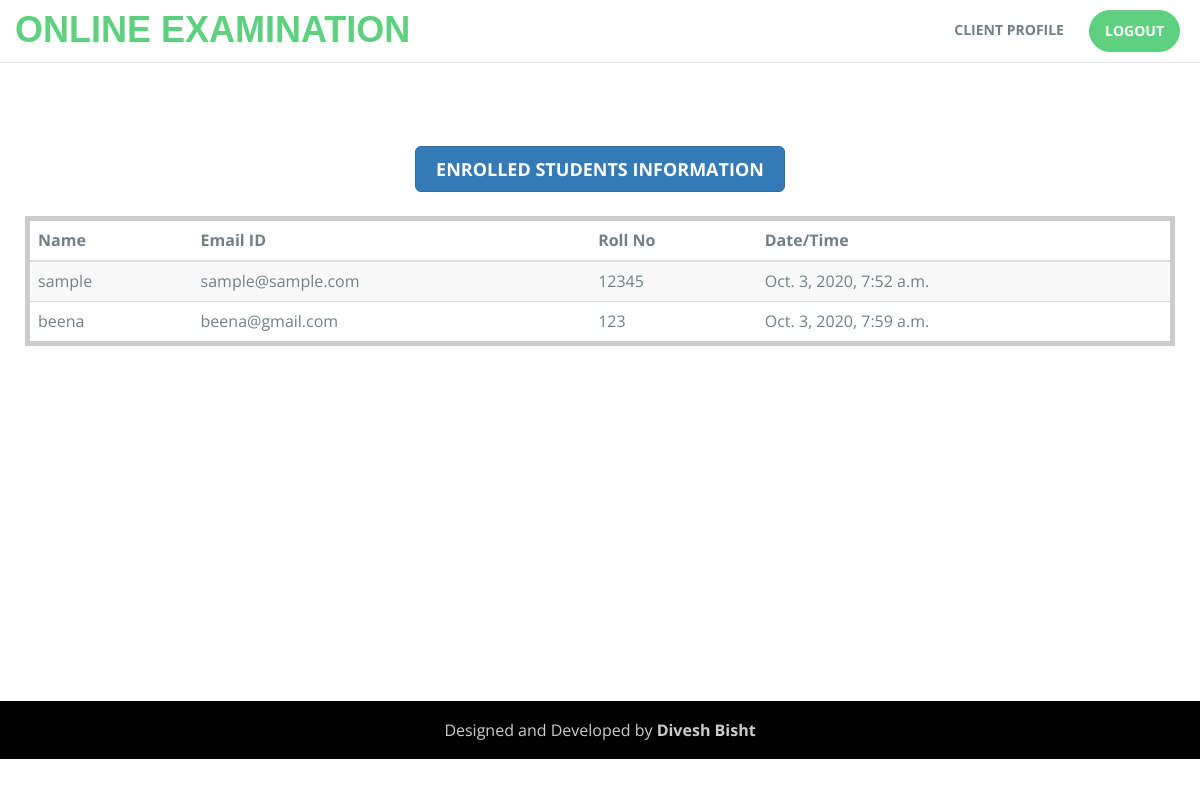
The app's page /studentinfo (signed in) with its own data.
### myapp/models.py (models this page shows, shortened)
class studentProfile(models.Model):
    name = models.CharField(max_length=100)
    email = models.CharField(max_length=120, unique=True)
    password = models.CharField(max_length=50, default=None)
    rollno = models.CharField(max_length=50, default=None)
    client = models.CharField(max_length=50, default=None)
    date = models.DateTimeField(default=timezone.now, blank=True)

### myapp/views.py (the view)
# urls.py: path('studentinfo', views.studentinfo, name='studentinfo'),
def studentinfo(request):
	try:
		uid = request.session['user_id']
		client1 = clientProfile.objects.get(pk=uid)
		stuInfo = studentProfile.objects.filter(client=uid)
		return render(request, 'myapp/studentinfo.html', {'client_id': client1, 'stuInfo': stuInfo})
	except:
		return HttpResponse("Something went wrong")

### myapp/templates/myapp/studentinfo.html (shortened to what this page needs)
<!doctype html> {% load static %}
<html class="no-js" lang="en">
<head>
    <link rel="stylesheet" href="https://maxcdn.bootstrapcdn.com/bootstrap/3.3.7/css/bootstrap.min.css"
>
    <link rel="stylesheet" href="{% static 'css/style1.css' %}" type="text/css" />
    <link rel="stylesheet" href="{% static 'css/imagehover.min.css' %}" type="text/css" />
</head>
<body style="height: 100%">
    <div style="min-height: 87.6%">
       <nav class="navbar navbar-default navbar-static-top">
            <div class="container">
                <div class="navbar-header">
                    <a class="navbar-brand" href="/">ONLINE EXAMINATION</a>
                </div>
                <div class="collapse navbar-collapse" id="myNavbar">
                    <ul class="nav navbar-nav navbar-right">
                        <li><a href="/clienthome">CLIENT PROFILE</a></li>
                        <li class="btn-trial"><a href="/clientlogout">LOGOUT</a></li>
                    </ul>
                </div>
            </div>
        </nav>
        <br>
        <div class="container" style="background: #fff;padding: 10px;border-radius:5px">
            <br>
            <br>
            <center>
                <a class="btn btn-primary btn-lg"><b>ENROLLED STUDENTS INFORMATION</b></a>
            </center>
            <br>
            <table class="table table-striped" style="max-height: 400px;overflow: auto;border:5px solid #ccc">
                <thead>
                    <tr>
                        <th>Name</th>
                        <th>Email ID</th>
                        <th>Roll No</th>
                        <th>Date/Time</th>
                    </tr>
                </thead>
                {% for i in stuInfo %}
                <tr>
                    <td>{{ i.name }}</td>
                    <td>{{ i.email }}</td>
                    <td>{{ i.rollno }}</td>
                    <td>{{ i.date }}</td>
                </tr>
                {% endfor %}
            </table>
        </div>
    </div>
    <center>
        <footer id="footer" class="footer" style="padding: 17px 0">
            <div class="credits">
                Designed and Developed by <b> Divesh Bisht</b></a><br>
            </div>
        </footer>
    </center>
</body>
</html>

### static/css/style1.css (style rules this page uses)
html { height: 100%; width: 100%; }
body { min-height: 100%; }
body { font-size: 15px; line-height: 1.52; color: #717f86; font-size: 16px; font-family: 'Open Sans', sans-serif; font-weight: 400; }
ol, ul { list-style: none; }
table { border-collapse: collapse; border-spacing: 0; }
a { color: #5fcf80; }
.navbar-default .navbar-brand { color: #5FCF80; }
.navbar-default { background-color: #fff; }
.navbar-default .navbar-nav > li > a { color: #717f86; font-size: 14px; font-weight: 700; }
.navbar-nav > li > a { padding: 0px; margin: 10px 5px; padding: 10px 15px; }
.btn-trial a { background-color: #5FCF80; border-radius: 25px; color: #ffffff !important; border: 1px solid #5FCF80; }
.navbar-default .navbar-brand { font-family: 'Dosis', sans-serif !important; font-weight: 700; text-transform: uppercase; padding: 0px; height: inherit; font-size: 36px; margin: 20px 0px; }
.navbar { margin-bottom: 0px; }
.footer { background: #000; color: #ccc; }
.btn { padding: 10px 20px; }

### records on screen
studentProfile: name "sample", email "sample@sample.com", rollno "12345", date "Oct. 3, 2020, 7:52 a.m."
studentProfile: name "beena", email "beena@gmail.com", rollno "123", date "Oct. 3, 2020, 7:59 a.m."
